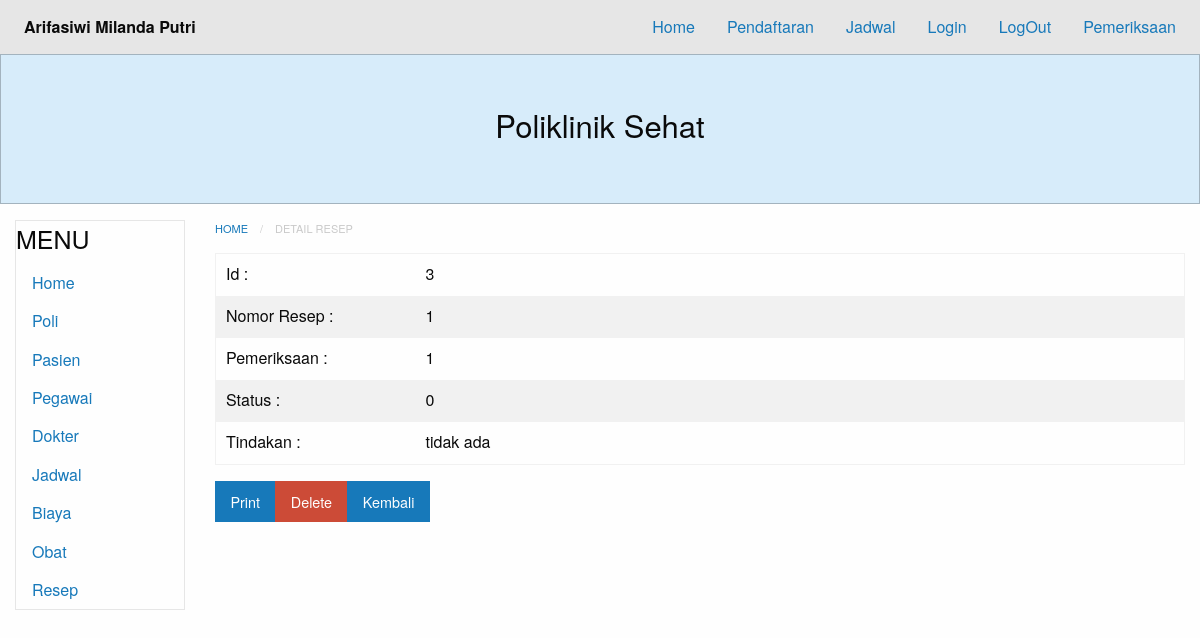
Screenshot of /?module=resep-show&id=3 with the database file from the repository.
### tables this page shows
CREATE TABLE `resep` (
  `id` int(11) NOT NULL,
  `nomor` varchar(255) NOT NULL,
  `pemeriksaan_id` int(11) NOT NULL,
  `status` tinyint(1) NOT NULL
);

CREATE TABLE `pemeriksaan` (
  `id` int(11) NOT NULL,
  `nomor` int(11) NOT NULL,
  `keluhan` varchar(255) NOT NULL,
  `diagnosa` varchar(255) NOT NULL,
  `perawatan` varchar(255) NOT NULL,
  `tindakan` varchar(255) NOT NULL,
  `berat_badan` varchar(255) NOT NULL,
  `tensi_diastolik` varchar(255) NOT NULL,
  `tensi_sistolik` varchar(255) NOT NULL,
  `pendaftaran_id` int(11) NOT NULL
);

### content.php (called while the page is built, shortened)
<?php
$module = empty($_GET['module']) ? 'home' : $_GET['module'];
switch($module) {
    case 'resep-show':
        include 'modules/resep/resep-show.php';
    break;
}
?>

### database.php (called while the page is built, shortened)
<?php
class Database {
	private $db_host = "localhost";
	private $db_user = "root";
	private $db_pass = "";
	private $db_name = "07_arifasiwimp_poliklinik";
	var $con = false;
    var $myconn = "";
	var $result = array();
    function __construct() {
        if(!$this->con){
            $this->myconn = new mysqli($this->db_host, $this->db_user, $this->db_pass, $this->db_name);
            if($this->myconn->connect_errno > 0){
                array_push($this->result, $this->myconn->connect_error);
                return false;
            }else{
                $this->myconn->set_charset('utf8');
                $this->con = true;
                return true;
            }
        } else {
            return true;
        }
    }
	public function select($table, $rows = '*', $join = null,$join2 = null,$join3 = null,$join4 = null, $join5 = null, $join6 = null, $where = null, $order = null, $limit = null){
		$q = 'SELECT '.$rows.' FROM '.$table;
		if($join != null){
			$q .= ' JOIN '.$join;
        }
        if($where != null){
        	$q .= ' WHERE '.$where;
		}
        if($this->tableExists($table)){
        	$query = $this->myconn->query($q);
			if($query){
				$this->numResults = $query->num_rows;
				for($i = 0; $i < $this->numResults; $i++){
					$r = $query->fetch_array();
                	$key = array_keys($r);
                	for($x = 0; $x < count($key); $x++){
                    	if(!is_int($key[$x])){
                    		if($query->num_rows >= 1){
                    			$this->result[$i][$key[$x]] = $r[$key[$x]];
							}else{
								$this->result[$i][$key[$x]] = null;
							}
						}
					}
				}
				return true;
			}else{
				array_push($this->result, $this->myconn->error);
				return false;
			}
      	}else{
      		return false;
    	}
    }
	private function TableExists($table) {
    	$res = $this->myconn->query('SHOW TABLES LIKE "'.$table.'"');
    	if(isset($res->num_rows)) {
        	return $res->num_rows > 0 ? true : false;
    	} else {
    		array_push($this->result, $table." does not exist in this database");
    		return false;
    	}
	}
    public function getResult(){
        $val = $this->result;
        $this->result = array();
        return $val;
    }
}

### modules/resep/resep-show.php (the view, shortened to what this page needs)
<?php require_once("database.php");
?>
<nav aria-label="You are here:" role="navigation">
<ul class="breadcrumbs">
  <li>
    <a href="?module=resep?">Home</a></li>
  <li class="disabled">Detail Resep</li>
</ul>
</nav>
<div class="grid-x grid-padding-x">
<?php
$id=$_GET['id'];
$db = new Database();
$db->select('resep',
'resep.id,
resep.nomor,
pemeriksaan.nomor as pemeriksaan,
pemeriksaan.tindakan as tindakan,
resep.status',
'pemeriksaan ON resep.pemeriksaan_id = pemeriksaan.id',
'',
'',
'',
'',
'',
"resep.id=$id"
);
$res= $db->getResult();
if(count($res) == 0){ ?>
  <table>
    <tbody>
      <tr>
        <td>Data yang anda cari tidak ada atau terhapus</td>
      </tr>
    </tbody>
  </table>
<?php }else{
  foreach ($res as &$r){
?>
<table id="print-area">
  <tbody>
    <tr>
      <td width="200px">Id :</td>
      <td><?php echo $r['id']; ?></td>
    </tr>
    <tr>
      <td>Nomor Resep :</td>
      <td><?php echo $r['nomor']; ?></td>
    </tr>
    <tr>
      <td>Pemeriksaan :</td>
      <td><?php echo $r['pemeriksaan']; ?></td>
    </tr>
    <tr>
      <td>Status :</td>
      <td><?php echo $r['status']; ?></td>
    </tr>
    <tr>
      <td>Tindakan :</td>
      <td><?php echo $r['tindakan']; ?></td>
    </tr>
  </tbody>
</table>
<a class="button" href="javascript:printDiv('print-area');" >Print</a>
<a href="?module=resep-delete&id=<?php echo $r['id']; ?>"onClick='return confirm("Apakah yakin menghapus?")' class="alert button">Delete</a>
<a class="button" href='javascript:self.history.back();'>Kembali</a>
</div>
<?php }}?>

### rows the page displays
resep: id "3", nomor "1", pemeriksaan.nomor "1", status "0", pemeriksaan.tindakan "tidak ada"
